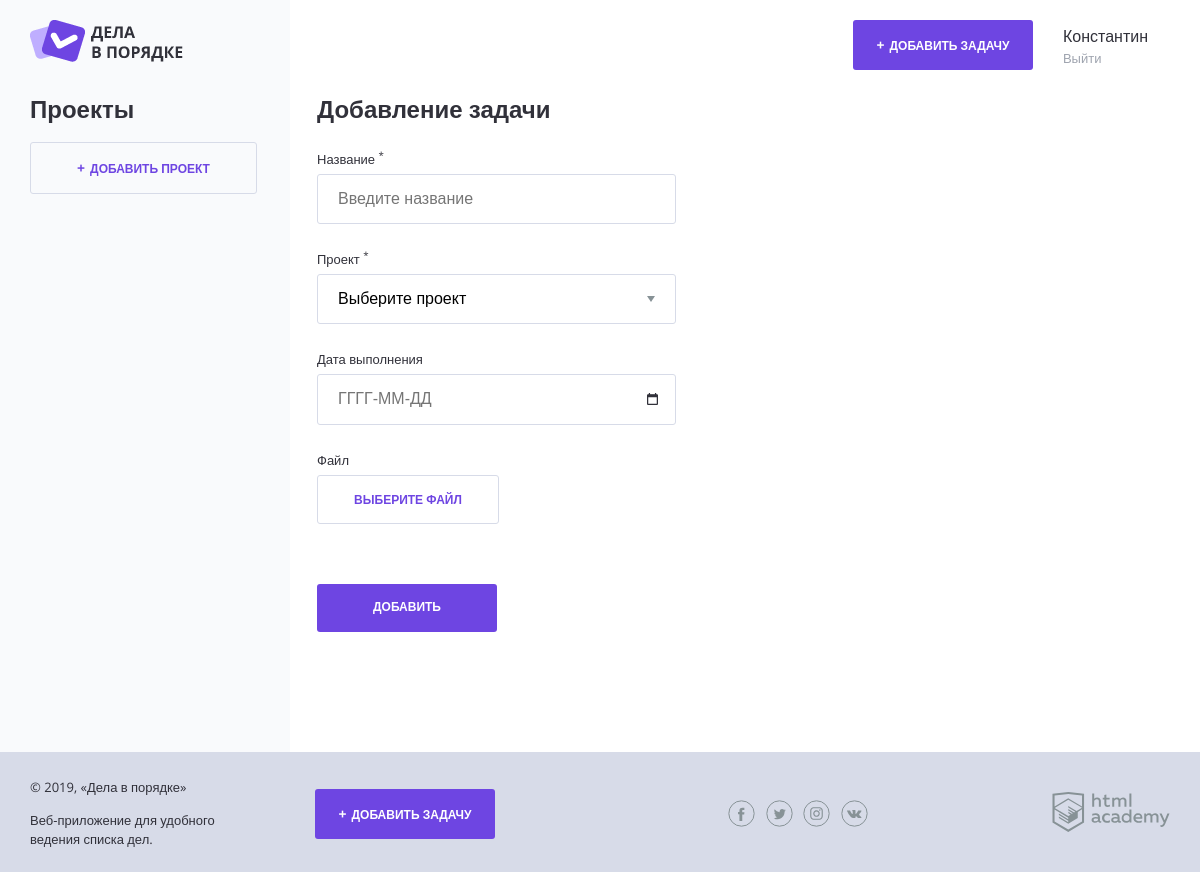
The page /?addTask on the database as committed earlier.
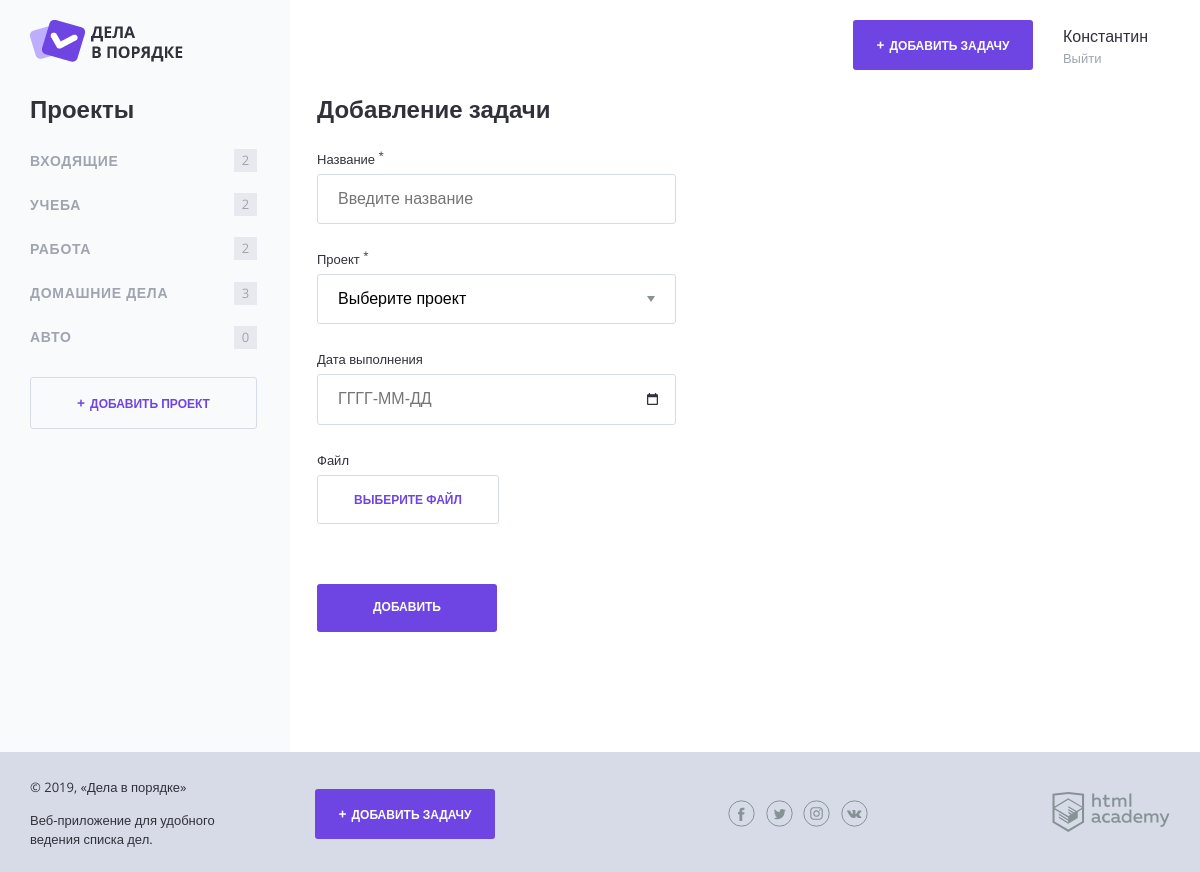
The same page on the database as committed later.
### tables this page shows
CREATE TABLE `categories` (
  `ID` int(10) UNSIGNED NOT NULL,
  `Name` varchar(255) NOT NULL,
  `Author` int(10) UNSIGNED NOT NULL
);

### helpers.php (called while the page is built, shortened)
<?php
function include_template($name, array $data = []) {
    $name = 'templates/' . $name;
    extract($data);
    require $name;
    $result = ob_get_clean();
    return $result;
}
function getPostVal($name)
{
    return $_POST[$name] ?? "";
}
?>

### queries.php (called while the page is built, shortened)
<?php
function getCategory($con, $user_id) {
    $sql = "SELECT ID, Name, Author, (SELECT COUNT(*) FROM `tasks` WHERE `Project` = `categories`.ID) AS `Quantity`  FROM `categories` WHERE `Author` = ".intval($user_id);
    $result = mysqli_query($con, $sql);
    $ReceivedCategory = mysqli_fetch_all($result, MYSQLI_ASSOC);
    return $ReceivedCategory;
}
?>

### templates/add.php (the view, shortened to what this page needs)
<?php
$errors_keys = [];
?>
<section class="content__side">
    <h2 class="content__side-heading">Проекты</h2>
    <nav class="main-navigation">
        <ul class="main-navigation__list">
        	<?php foreach ($ReceivedCategory as $key => $category): ?>
            <li class="main-navigation__list-item">
                <a class="main-navigation__list-item-link" href="index.php?project=<?=htmlspecialchars($category['Name']); ?>"><?=htmlspecialchars($category['Name']); ?></a>
                <span class="main-navigation__list-item-count"> <?=$category['Quantity']; ?> </span>
            </li>
            <?php endforeach; ?>
        </ul>
    </nav>
    <a class="button button--transparent button--plus content__side-button"
       href="pages/form-project.html" target="project_add">Добавить проект</a>
</section>
<main class="content__main">
    <h2 class="content__main-heading">Добавление задачи</h2>
				<form class="form"  action="" method="POST" autocomplete="off" enctype="multipart/form-data">
				<div class="form__row">
            <label class="form__label" for="name">Название <sup>*</sup></label>
            <input class="form__input <?= in_array('name', $errors_keys)? "form__input--error":"" ?>" type="text" name="name" id="name" value="<?=getPostVal('name')?>" placeholder="Введите название" required maxlength="255">
          </div>
          <div class="form__row">
            <label class="form__label" for="project">Проект <sup>*</sup></label>
            <select class="form__input form__input--select <?= in_array('project', $errors_keys)? "form__input--error":"" ?>" name="project" id="project" required>
                <option value="" selected disabled hidden>Выберите проект</option>
            </select>
          </div>
          <div class="form__row">
            <label class="form__label " for="date">Дата выполнения</label>
            <input class="form__input form__input--date <?= in_array('date', $errors_keys)? "form__input--error":"" ?>" type="text" name="date" id="date" value="<?=getPostVal('date')?>" placeholder="ГГГГ-ММ-ДД">
          </div>
          <div class="form__row">
            <label class="form__label" for="file">Файл</label>
            <div class="form__input-file">
              <label class="button button--transparent <?= in_array('file', $errors_keys)? "form__input--error":"" ?>" for="file">
                <span>Выберите файл</span>
              </label>
            </div>
          </div>
          <div class="form__row form__row--controls">
            <input class="button" type="submit" name="" value="Добавить">
          </div>
        </form>
</main>

### templates/layout.php (shortened to what this page needs)
<!DOCTYPE html>
<html lang="ru">
<head>
    <link rel="stylesheet" href="css/normalize.css">
    <link rel="stylesheet" href="css/style.css">
    <link rel="stylesheet" href="css/flatpickr.min.css">
</head>
<body>
<div class="page-wrapper">
    <div class="container container--with-sidebar">
        <header class="main-header">
            <a href="/">
                <img src="img/logo.png" width="153" height="42" alt="Логотип Дела в порядке">
            </a>
            <div class="main-header__side">
                <a class="main-header__side-item button button--plus open-modal" href="?addTask">Добавить задачу</a>
                <div class="main-header__side-item user-menu">
                    <div class="user-menu__data">
                        <p>Константин</p>
                        <a href="#">Выйти</a>
                    </div>
                </div>
            </div>
        </header>
        <div class="content">
            <main class="content">
                <?=$content;?>
            </main>
        </div>
    </div>
</div>
<footer class="main-footer">
    <div class="container">
        <div class="main-footer__copyright">
            <p>© 2019, «Дела в порядке»</p>
            <p>Веб-приложение для удобного ведения списка дел.</p>
        </div>
        <a class="main-footer__button button button--plus" href="?addTask">Добавить задачу</a>
        <div class="main-footer__social social">
            <a class="social__link social__link--facebook" href="#">
            </a>
            <a class="social__link social__link--twitter" href="#">
            </a>
            <a class="social__link social__link--instagram" href="#">
            </a>
            <a class="social__link social__link--vkontakte" href="#">
            </a>
        </div>
        <div class="main-footer__developed-by">
            <a href="https://htmlacademy.ru/intensive/php">
                <img src="img/htmlacademy.svg" alt="HTML Academy" width="118" height="40">
            </a>
        </div>
    </div>
</footer>
</body>
</html>

### index.php
<?php
require_once("connection.php");
require_once("queries.php");
require_once("helpers.php");
$user_id = intval(1);
if(!$con)
{
	print("Ошибка подключения: " . mysqli_connect_error());
}
else
{
	$ReceivedCategory = getCategory($con, $user_id);
	if (isset($_GET['addTask']))
	{
		$page_content = include_template('add.php',
		    [	'con' => $con,
		    	'user_id' => $user_id,
		    	'ReceivedCategory' => $ReceivedCategory	]);
		$title = 'Добавление задачи';
	}
	else
	{
		$page_content = include_template('main.php',
		    [	'con' => $con,
		    	'user_id' => $user_id,
		    	'ReceivedCategory' => $ReceivedCategory ]);
		$title = 'Дела в порядке';
	}
	$layout_content = include_template('layout.php', [
		'content' => $page_content,
		'title' => $title
	]);
	print($layout_content);
}
?>

Rows that differ between the two databases and show on the page:
added categories: Name "ВХОДЯЩИЕ", Quantity "2"
added categories: Name "УЧЕБА", Quantity "2"
added categories: Name "РАБОТА", Quantity "2"
added categories: Name "ДОМАШНИЕ ДЕЛА", Quantity "3"
added categories: Name "АВТО", Quantity "0"
